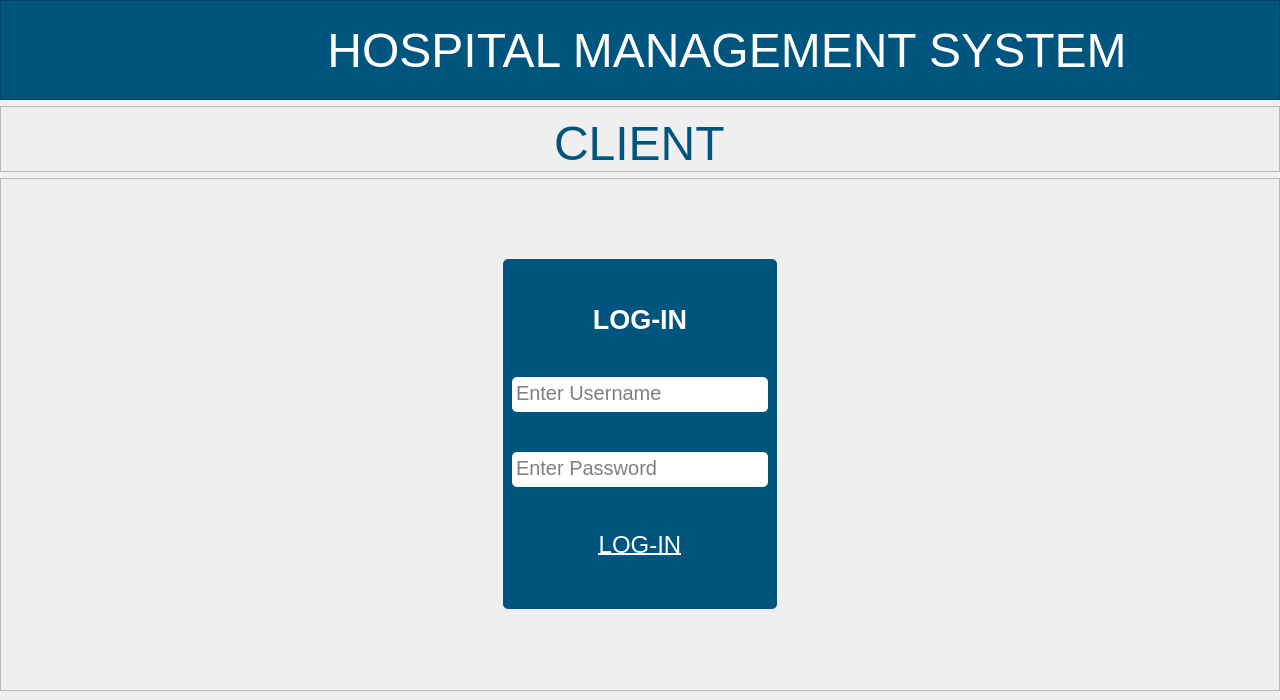
<?xml version="1.0" encoding="UTF-8"?>
<ui version="4.0">
 <class>MainWindow</class>
 <widget class="QMainWindow" name="MainWindow">
  <property name="geometry">
   <rect>
    <x>0</x>
    <y>0</y>
    <width>1280</width>
    <height>700</height>
   </rect>
  </property>
  <property name="windowTitle">
   <string>MainWindow</string>
  </property>
  <widget class="QWidget" name="centralwidget">
   <layout class="QVBoxLayout" name="verticalLayout_2">
    <property name="leftMargin">
     <number>0</number>
    </property>
    <property name="topMargin">
     <number>0</number>
    </property>
    <property name="rightMargin">
     <number>0</number>
    </property>
    <item>
     <widget class="QFrame" name="header_frame">
      <property name="sizePolicy">
       <sizepolicy hsizetype="Preferred" vsizetype="Preferred">
        <horstretch>0</horstretch>
        <verstretch>0</verstretch>
       </sizepolicy>
      </property>
      <property name="minimumSize">
       <size>
        <width>1280</width>
        <height>100</height>
       </size>
      </property>
      <property name="maximumSize">
       <size>
        <width>16777215</width>
        <height>100</height>
       </size>
      </property>
      <property name="styleSheet">
       <string notr="true">background-color:rgb(0, 85, 127);</string>
      </property>
      <property name="frameShape">
       <enum>QFrame::StyledPanel</enum>
      </property>
      <property name="frameShadow">
       <enum>QFrame::Raised</enum>
      </property>
      <layout class="QHBoxLayout" name="horizontalLayout">
       <property name="sizeConstraint">
        <enum>QLayout::SetDefaultConstraint</enum>
       </property>
       <property name="leftMargin">
        <number>0</number>
       </property>
       <property name="topMargin">
        <number>0</number>
       </property>
       <property name="rightMargin">
        <number>0</number>
       </property>
       <property name="bottomMargin">
        <number>0</number>
       </property>
       <item>
        <widget class="QFrame" name="logo_frame">
         <property name="minimumSize">
          <size>
           <width>80</width>
           <height>50</height>
          </size>
         </property>
         <property name="maximumSize">
          <size>
           <width>100</width>
           <height>16777215</height>
          </size>
         </property>
         <property name="styleSheet">
          <string notr="true">background-color:transparent;
margin-top:6px;
margin-bottom:0px;</string>
         </property>
         <property name="frameShape">
          <enum>QFrame::StyledPanel</enum>
         </property>
         <property name="frameShadow">
          <enum>QFrame::Raised</enum>
         </property>
         <widget class="QLabel" name="backBtn">
          <property name="geometry">
           <rect>
            <x>20</x>
            <y>10</y>
            <width>61</width>
            <height>71</height>
           </rect>
          </property>
          <property name="cursor">
           <cursorShape>PointingHandCursor</cursorShape>
          </property>
          <property name="styleSheet">
           <string notr="true"/>
          </property>
          <property name="text">
           <string/>
          </property>
          <property name="pixmap">
           <pixmap resource="../../assets/resources.qrc">:/reosurces_logo/back-svgrepo-com.svg</pixmap>
          </property>
          <property name="scaledContents">
           <bool>true</bool>
          </property>
          <property name="alignment">
           <set>Qt::AlignCenter</set>
          </property>
         </widget>
        </widget>
       </item>
       <item>
        <widget class="QFrame" name="title_frame">
         <property name="minimumSize">
          <size>
           <width>1280</width>
           <height>0</height>
          </size>
         </property>
         <property name="font">
          <font>
           <pointsize>42</pointsize>
          </font>
         </property>
         <property name="styleSheet">
          <string notr="true">background-color:transparent;</string>
         </property>
         <property name="frameShape">
          <enum>QFrame::StyledPanel</enum>
         </property>
         <property name="frameShadow">
          <enum>QFrame::Raised</enum>
         </property>
         <layout class="QVBoxLayout" name="verticalLayout">
          <item alignment="Qt::AlignHCenter">
           <widget class="QLabel" name="title_label">
            <property name="minimumSize">
             <size>
              <width>800</width>
              <height>0</height>
             </size>
            </property>
            <property name="font">
             <font>
              <pointsize>36</pointsize>
             </font>
            </property>
            <property name="styleSheet">
             <string notr="true">color:#fff;</string>
            </property>
            <property name="text">
             <string>HOSPITAL MANAGEMENT SYSTEM</string>
            </property>
            <property name="alignment">
             <set>Qt::AlignCenter</set>
            </property>
           </widget>
          </item>
         </layout>
        </widget>
       </item>
      </layout>
     </widget>
    </item>
    <item>
     <widget class="QFrame" name="frame_15">
      <property name="maximumSize">
       <size>
        <width>16777215</width>
        <height>80</height>
       </size>
      </property>
      <property name="frameShape">
       <enum>QFrame::StyledPanel</enum>
      </property>
      <property name="frameShadow">
       <enum>QFrame::Raised</enum>
      </property>
      <layout class="QVBoxLayout" name="verticalLayout_22">
       <property name="bottomMargin">
        <number>0</number>
       </property>
       <item alignment="Qt::AlignHCenter">
        <widget class="QLabel" name="label_19">
         <property name="font">
          <font>
           <pointsize>36</pointsize>
          </font>
         </property>
         <property name="styleSheet">
          <string notr="true">color:rgb(0, 85, 127);</string>
         </property>
         <property name="text">
          <string>CLIENT</string>
         </property>
        </widget>
       </item>
      </layout>
     </widget>
    </item>
    <item>
     <widget class="QFrame" name="frame">
      <property name="frameShape">
       <enum>QFrame::StyledPanel</enum>
      </property>
      <property name="frameShadow">
       <enum>QFrame::Raised</enum>
      </property>
      <layout class="QGridLayout" name="gridLayout">
       <item row="0" column="0" alignment="Qt::AlignHCenter">
        <widget class="QFrame" name="frame_2">
         <property name="maximumSize">
          <size>
           <width>16777215</width>
           <height>350</height>
          </size>
         </property>
         <property name="styleSheet">
          <string notr="true">background-color:rgb(0, 85, 127);
border-radius:5px;</string>
         </property>
         <property name="frameShape">
          <enum>QFrame::StyledPanel</enum>
         </property>
         <property name="frameShadow">
          <enum>QFrame::Raised</enum>
         </property>
         <layout class="QVBoxLayout" name="verticalLayout_3">
          <item>
           <widget class="QLabel" name="label">
            <property name="maximumSize">
             <size>
              <width>16777215</width>
              <height>35</height>
             </size>
            </property>
            <property name="font">
             <font>
              <pointsize>20</pointsize>
              <weight>75</weight>
              <bold>true</bold>
             </font>
            </property>
            <property name="styleSheet">
             <string notr="true">color:white;</string>
            </property>
            <property name="text">
             <string>LOG-IN</string>
            </property>
            <property name="alignment">
             <set>Qt::AlignCenter</set>
            </property>
           </widget>
          </item>
          <item>
           <widget class="QPlainTextEdit" name="usernameEntry">
            <property name="minimumSize">
             <size>
              <width>100</width>
              <height>35</height>
             </size>
            </property>
            <property name="maximumSize">
             <size>
              <width>16777215</width>
              <height>35</height>
             </size>
            </property>
            <property name="font">
             <font>
              <pointsize>15</pointsize>
             </font>
            </property>
            <property name="styleSheet">
             <string notr="true">border-radius:5px;
background-color:white;</string>
            </property>
            <property name="placeholderText">
             <string>Enter Username</string>
            </property>
           </widget>
          </item>
          <item>
           <widget class="QPlainTextEdit" name="passEntry">
            <property name="minimumSize">
             <size>
              <width>100</width>
              <height>35</height>
             </size>
            </property>
            <property name="maximumSize">
             <size>
              <width>16777215</width>
              <height>35</height>
             </size>
            </property>
            <property name="font">
             <font>
              <pointsize>15</pointsize>
             </font>
            </property>
            <property name="styleSheet">
             <string notr="true">border-radius:5px;
background-color:white;
</string>
            </property>
            <property name="placeholderText">
             <string>Enter Password</string>
            </property>
           </widget>
          </item>
          <item>
           <widget class="QPushButton" name="loginBtn">
            <property name="minimumSize">
             <size>
              <width>0</width>
              <height>35</height>
             </size>
            </property>
            <property name="font">
             <font>
              <pointsize>18</pointsize>
              <underline>true</underline>
             </font>
            </property>
            <property name="cursor">
             <cursorShape>PointingHandCursor</cursorShape>
            </property>
            <property name="styleSheet">
             <string notr="true">background-color:rgb(0, 85, 127);
color:white;
border-radius:5px;</string>
            </property>
            <property name="text">
             <string>LOG-IN</string>
            </property>
           </widget>
          </item>
         </layout>
        </widget>
       </item>
      </layout>
     </widget>
    </item>
   </layout>
  </widget>
 </widget>
 <resources>
  <include location="../../assets/resources.qrc"/>
  <include location="C:/Users/rohit/.virtualenvs/Artigence-rb1yhVX4/Lib/site-packages/qt5_applications/Qt/assets/resources.qrc"/>
 </resources>
 <connections/>
</ui>
